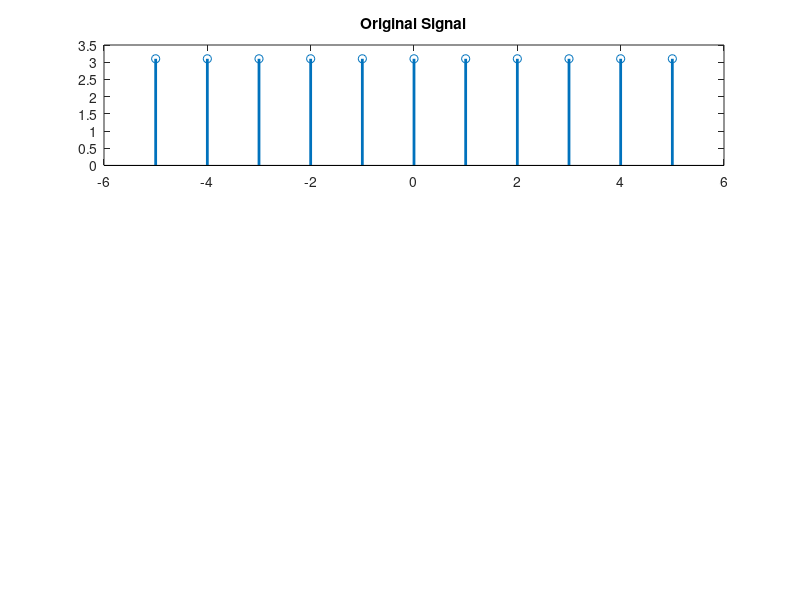

The MATLAB script that drew this image: (Note: this script raises an error after producing the figure.)

close all;
clear all;
clc;

t=-5:5; % index vector of original signal


x=5*cos(100*pi*t+30)+7*sin(50*pi*t+45)-4*cos(100*pi*t+60).*cos(100*pi*t+60); % original samples
subplot(311),
stem(t,x, 'Linewidth', 2);
title('Original Signal')

%% Down-sampling
M = 2;
[xdown, ndown] = downsampling(x,t,M);
subplot(312)
stem(ndown, xdown, 'Linewidth', 2);
title(['Down-sampled Signal by ',num2str(M)]);

%% Down-sampling
M1 = 6;
[xdown1, ndown1] = downsampling(x,t,M1);
subplot(313)
stem(ndown1, xdown1, 'Linewidth', 2);
title(['Down-sampled Signal by ',num2str(M1)]);